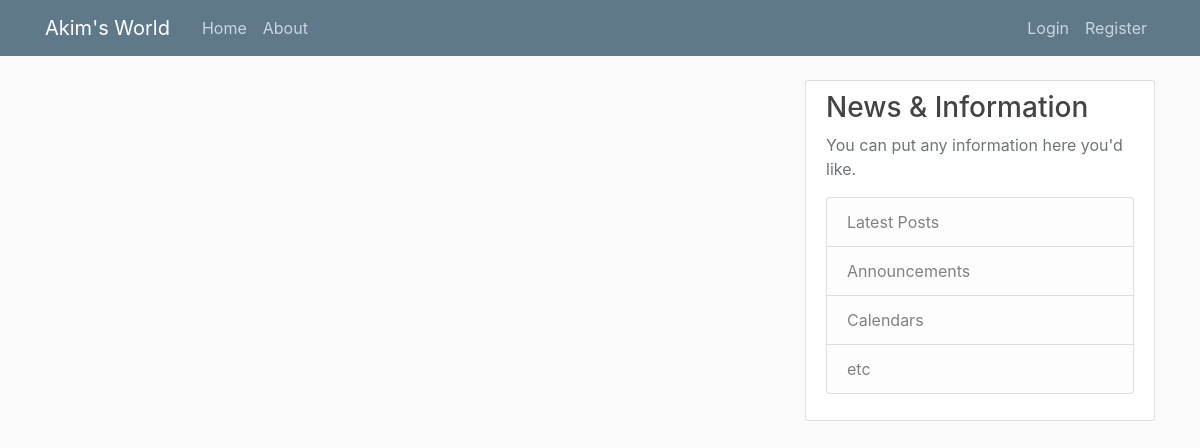
Page /home on the earlier database version.
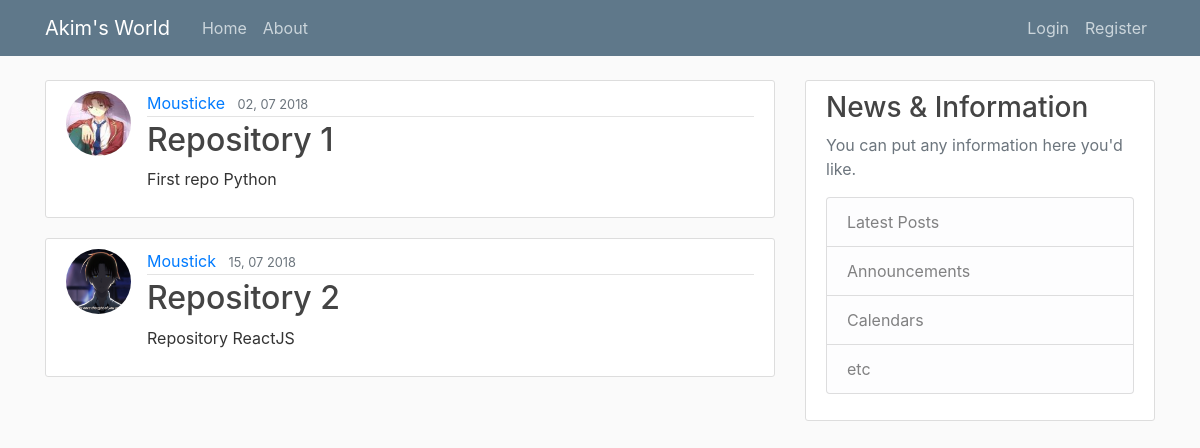
Same page on the later database version.
### flaskwebapp/models.py (models this page shows, shortened)
class Post(db.Model):
    id = db.Column(db.Integer, primary_key=True)
    title = db.Column(db.String(100), nullable=False)
    date_posted = db.Column(db.DateTime, nullable=False, default=datetime.utcnow)
    content = db.Column(db.Text, nullable=False)
    user_id =  db.Column(db.Integer, db.ForeignKey('user.id'), nullable=False)

class User(db.Model, UserMixin):
    id = db.Column(db.Integer, primary_key=True)
    username = db.Column(db.String(20), unique=True, nullable=False)
    email = db.Column(db.String(120), unique=True, nullable=False)
    image_file = db.Column(db.String(20), nullable=False, default='default.jpg')
    password = db.Column(db.String(60), nullable=False)
    posts = db.relationship('Post', backref='author', lazy=True)

### flaskwebapp/routes.py (the view)
@app.route('/')
@app.route('/home')
def home():
    posts = Post.query.all()
    return render_template('home.html', home_posts=posts)

### flaskwebapp/templates/home.html
{% extends "layout.html" %}
{% block content %}
    {% for post in home_posts %}
        <article class="media content-section">
            <img class="rounded-circle article-img" src="{{ url_for('static', filename='profile_pics/' + post.author.image_file) }}" alt="">
            <div class="media-body">
                <div class="article-metadata">
                    <a class="mr-2" href="#">{{ post.author.username }}</a>
                    <small class="text-muted">{{ post.date_posted.strftime('%M, %d %Y') }}</small>
                </div>
                <h2><a class="article-title" href="{{ url_for('post', post_id=post.id ) }}">{{ post.title }}</a></h2>
                <p class="article-content">{{ post.content }}</p>
            </div>
        </article>
    {% endfor %}
{% endblock content %}

### flaskwebapp/templates/layout.html (shortened to what this page needs)
<!DOCTYPE html>
<html>
<head>
    <link rel="stylesheet" href="https://maxcdn.bootstrapcdn.com/bootstrap/4.0.0-beta.2/css/bootstrap.min.css">
    <link rel="stylesheet" type="text/css" href="{{ url_for('static', filename='main.css') }}" />
</head>
<body>
    <header class="site-header">
        <nav class="navbar navbar-expand-md navbar-dark bg-steel fixed-top">
            <div class="container">
            <a class="navbar-brand mr-4" href="{{ url_for('home') }}">Akim's World</a>
            <div class="collapse navbar-collapse" id="navbarToggle">
                <div class="navbar-nav mr-auto">
                    <a class="nav-item nav-link" href="{{ url_for('home') }}">Home</a>
                    <a class="nav-item nav-link" href="{{ url_for('about') }}">About</a>
                </div>
                <div class="navbar-nav">
                    {% if current_user.is_authenticated %}
                        <a class="nav-item nav-link" href="{{ url_for('new_post') }}">New Post</a>
                        <a class="nav-item nav-link" href="{{ url_for('account') }}">Account</a>
                        <a class="nav-item nav-link" href="{{ url_for('logout') }}">Logout</a>
                    {% else %}
                        <a class="nav-item nav-link" href="{{ url_for('login') }}">Login</a>
                        <a class="nav-item nav-link" href="{{ url_for('register') }}">Register</a>
                    {% endif %}
                </div>
            </div>
            </div>
        </nav>
    </header>
    <main role="main" class="container">
        <div class="row">
            <div class="col-md-8">
                {% block content %}{% endblock %}
            </div>
            <div class="col-md-4">
                <div class="content-section">
                    <h3>News & Information</h3>
                    <p class='text-muted'>You can put any information here you'd like.
                    <ul class="list-group">
                        <li class="list-group-item list-group-item-light">Latest Posts</li>
                        <li class="list-group-item list-group-item-light">Announcements</li>
                        <li class="list-group-item list-group-item-light">Calendars</li>
                        <li class="list-group-item list-group-item-light">etc</li>
                    </ul>
                    </p>
                </div>
            </div>
        </div>
    </main>
</body>
</html>

### flaskwebapp/static/main.css (style rules this page uses)
body { background: #fafafa; color: #333333; margin-top: 5rem; }
h1, h2, h3, h4, h5, h6 { color: #444444; }
.bg-steel { background-color: #5f788a; }
.site-header .navbar-nav .nav-link { color: #cbd5db; }
.content-section { background: #ffffff; padding: 10px 20px; border: 1px solid #dddddd; border-radius: 3px; margin-bottom: 20px; }
.article-title { color: #444444; }
.article-content { white-space: pre-line; }
.article-img { height: 65px; width: 65px; margin-right: 16px; }
.article-metadata { padding-bottom: 1px; margin-bottom: 4px; border-bottom: 1px solid #e3e3e3 }

Differences in the rows shown:
added Post: image_file (picture), author.username "Mousticke", date_posted "02, 07 2018", title "Repository 1", content "First repo Python"
added Post: image_file (picture), author.username "Moustick", date_posted "15, 07 2018", title "Repository 2", content "Repository ReactJS"
